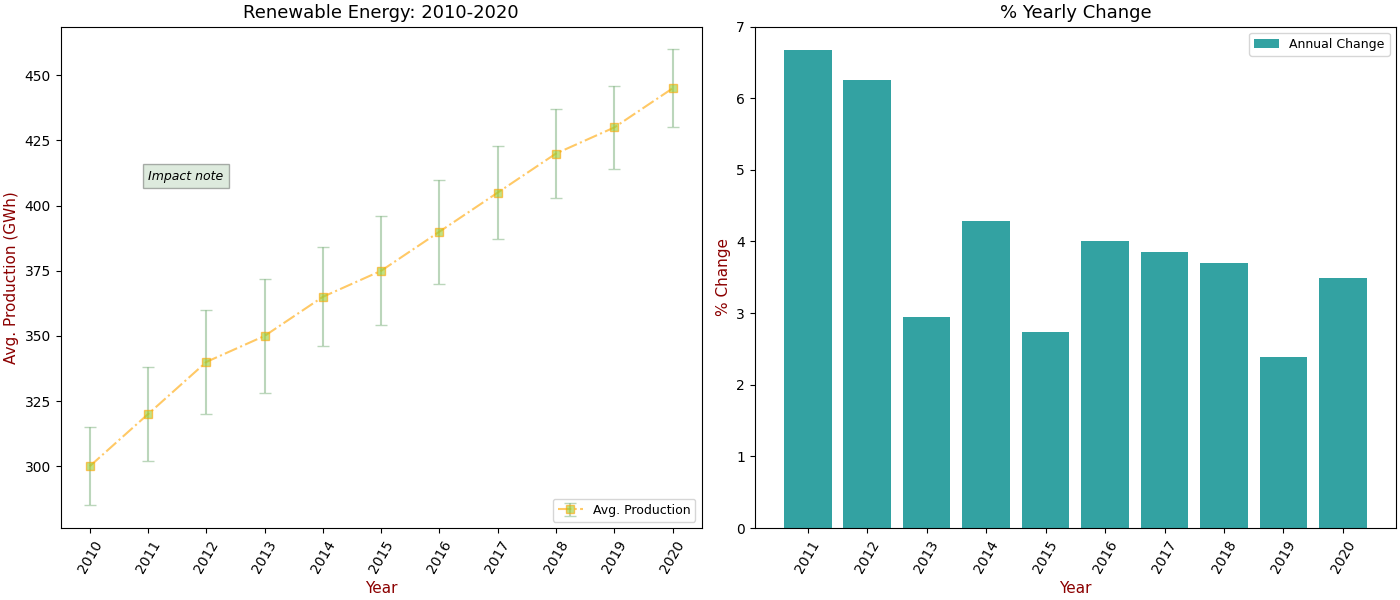

Write the Python code that produced this figure.
import matplotlib.pyplot as plt
import numpy as np

years = np.arange(2010, 2021)
average_production = np.array([300, 320, 340, 350, 365, 375, 390, 405, 420, 430, 445])
error = np.array([15, 18, 20, 22, 19, 21, 20, 18, 17, 16, 15])

percent_change = np.diff(average_production) / average_production[:-1] * 100

# Sort the data for the bar chart
sorted_indices = np.argsort(percent_change)
sorted_years = years[1:][sorted_indices]
sorted_percent_change = percent_change[sorted_indices]

fig, axs = plt.subplots(1, 2, figsize=(14, 6), constrained_layout=True)

# First subplot: Line chart with error bars
axs[0].errorbar(
    years, average_production, yerr=error, fmt='-s', color='orange', ecolor='darkseagreen',
    linestyle='-.', capsize=4, capthick=1, markerfacecolor='yellowgreen', alpha=0.6, label='Avg. Production'
)
axs[0].set_title('Renewable Energy: 2010-2020', fontsize=13)
axs[0].set_xlabel('Year', fontsize=11, color='darkred')
axs[0].set_ylabel('Avg. Production (GWh)', fontsize=11, color='darkred')
axs[0].set_xticks(years)
axs[0].set_xticklabels(years, rotation=60)
axs[0].set_yticks(np.arange(300, 460, 25))
axs[0].grid(False)
axs[0].legend(loc='lower right', fontsize=9)
axs[0].text(2011, 410, 'Impact note', fontsize=9, style='italic', bbox={'facecolor': 'darkseagreen', 'alpha': 0.3, 'pad': 4})

# Second subplot: Sorted bar chart showing percentage change
axs[1].bar(sorted_years, sorted_percent_change, color='darkcyan', alpha=0.8, label='Annual Change')
axs[1].set_title('% Yearly Change', fontsize=13)
axs[1].set_xlabel('Year', fontsize=11, color='darkred')
axs[1].set_ylabel('% Change', fontsize=11, color='darkred')
axs[1].set_xticks(sorted_years)
axs[1].set_xticklabels(sorted_years, rotation=60)
axs[1].grid(False)
axs[1].legend(loc='best', fontsize=9)

plt.show()
